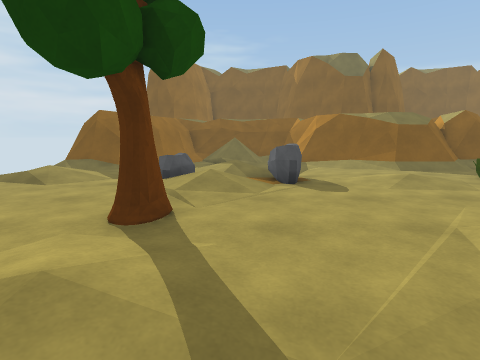
[1] (above)

16 first-person views from a walk through a scene from a Unity 3-D project. The camera is 1.2 m above the floor, tilts 8° down and sees 80° across. The floor is counted in squares, 1 m on a side. Each view is taken from the middle of a square. On the plan, view 1 faces up. The plan holds only what a view shows up to about 13 squares ahead; the rest is blank. The place goes on beyond the plan.

[2]
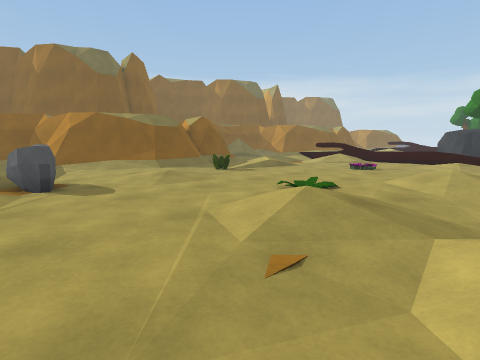

[3]
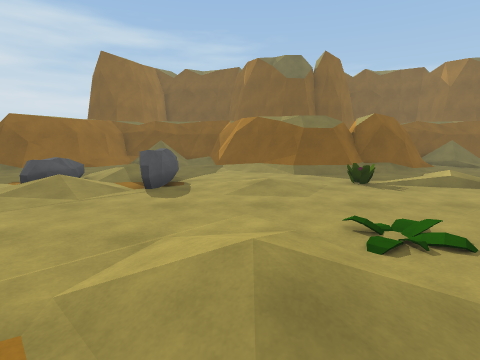

[4]
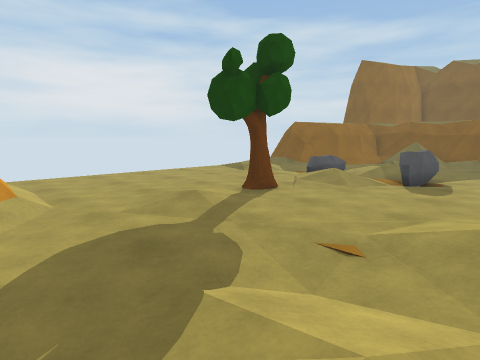

[5]
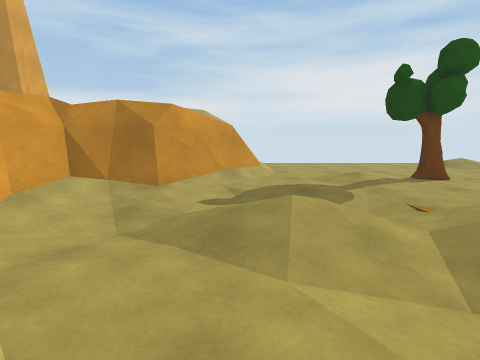

[6]
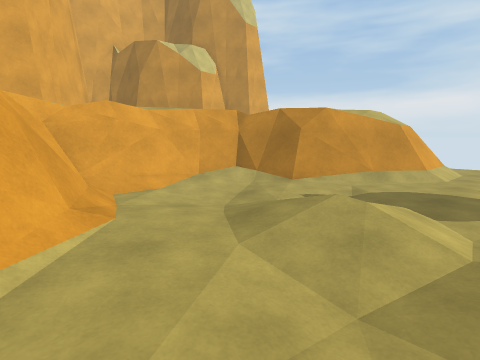

[7]
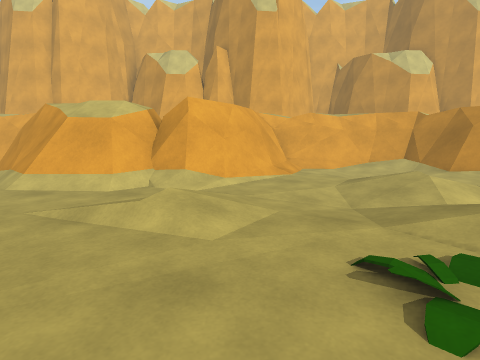

[8]
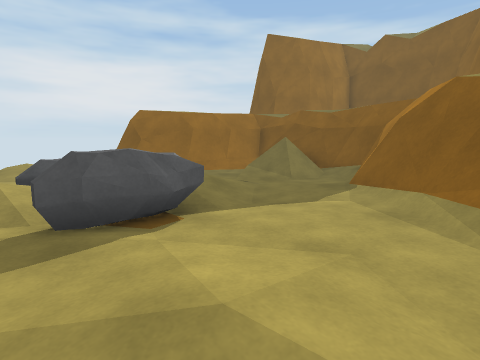

[9]
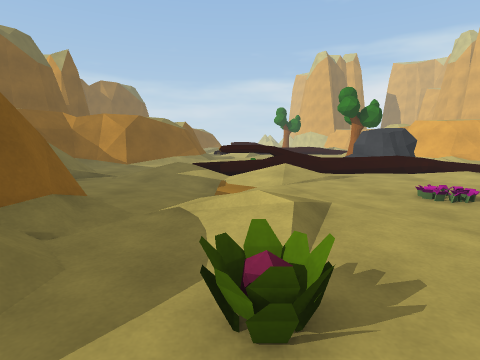

[10]
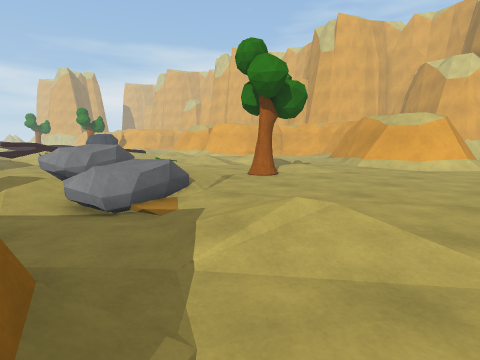

[11]
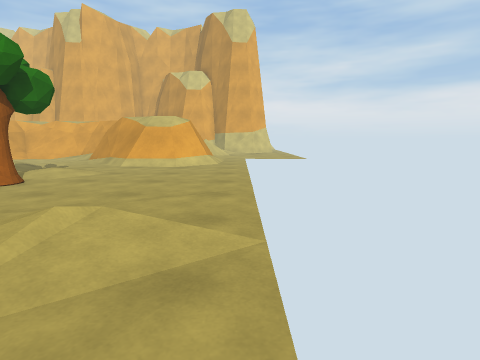

[12]
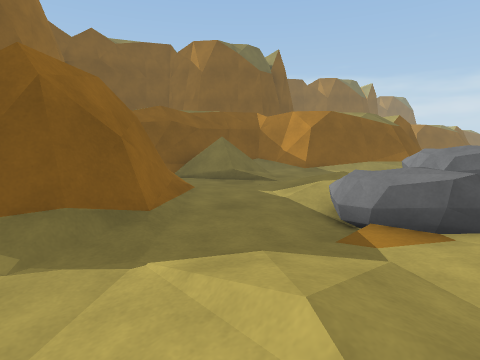

[13]
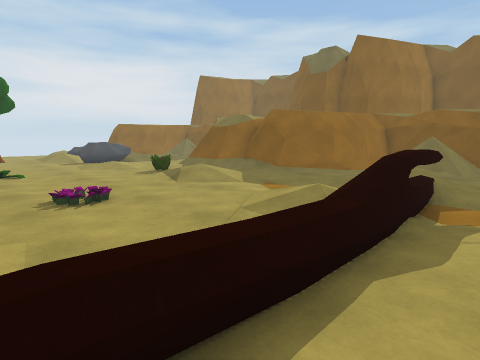

[14]
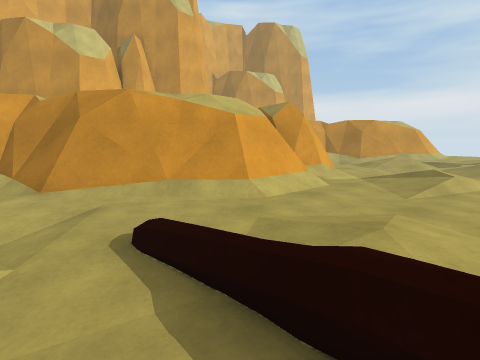

[15]
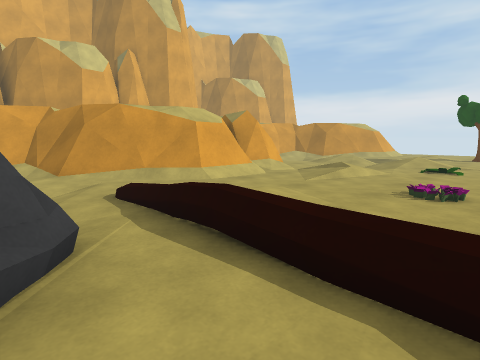

[16]
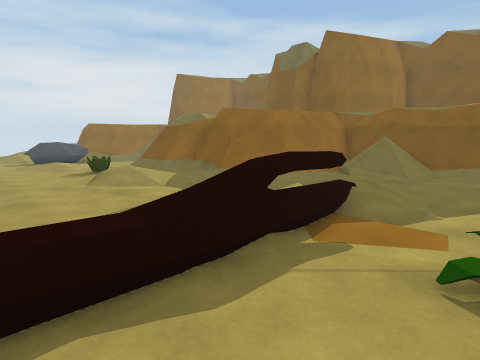

### Floor plan
Key: @ floor where view 1 was taken; # wall or solid block; . main floor; : floor 0.25 m higher than the main floor; - floor 0.25 m lower than the main floor; / step, stairs or slope; = window, fence, low wall or low ledge; ^ raised ledge; R rock; P plant; T tree; O other object.
Columns run from 8 left of view 1 to 19 right of it. Each row starts with its distance up from view 1.
 18       ##^##
 17      ###=###         #######
 16     ##/////##       ##/////#
 15     #=////.##       ##////.=
 14    ##/.//..=##     ##=.//../
 13 =####.......=########.......
 12 .###...///-../###=##...///-
 11 ......////....////.....////.
 10 ..//.-R//RR......../.--///..
  9 .///..R/.RR.....P////.///^..
  8 .///..///R..::....//..///^.P
  7 ......///..............//=..
  6 ......................../=..
  5 ......T.............P.......
  4 ......TT...../P..........=./
  3 ...........///..........///R
  2 ......::...///..///...::#.RR
  1 ..........-.//..///...../..R
  0 ........@.////-.//....../..
 -1 ...///....////...../=//.../
 -2  .O###=..-///.../#####=/..-
 -3  /######...//../########/..
 -4   #   ###..--./#####  ###/
 -5        ##/..../#        #=
 -6         ##//..=#        ##/
 -7         ########         ###
 -8           ######

Where each view was taken, in squares from view 1:
view 1: 0 up, 0 right, facing up
view 2: 0 up, 0 right, facing up-right
view 3: 0 up, 4 right, facing up
view 4: 2 down, 4 right, facing up-left
view 5: 2 down, 8 right, facing left
view 6: 1 up, 8 right, facing down-left
view 7: 6 up, 8 right, facing down
view 8: 7 up, 6 right, facing up-left
view 9: 9 up, 6 right, facing right
view 10: 12 up, 8 left, facing down-right
view 11: 12 up, 8 left, facing down
view 12: 8 up, 7 left, facing up-right
view 13: 3 up, 18 right, facing up-left
view 14: 3 up, 18 right, facing down-left
view 15: 6 up, 19 right, facing down-left
view 16: 5 up, 19 right, facing up-left
